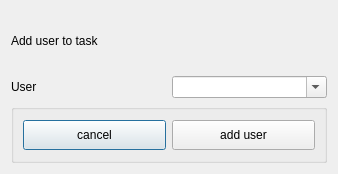
<?xml version="1.0" encoding="UTF-8"?>
<ui version="4.0">
 <class>UserTask</class>
 <widget class="QDialog" name="UserTask">
  <property name="windowModality">
   <enum>Qt::WindowModal</enum>
  </property>
  <property name="geometry">
   <rect>
    <x>0</x>
    <y>0</y>
    <width>338</width>
    <height>174</height>
   </rect>
  </property>
  <property name="font">
   <font>
    <family>Segoe UI</family>
    <pointsize>9</pointsize>
   </font>
  </property>
  <property name="windowTitle">
   <string>Add user to task</string>
  </property>
  <property name="modal">
   <bool>true</bool>
  </property>
  <layout class="QHBoxLayout" name="horizontalLayout_3">
   <item>
    <layout class="QVBoxLayout" name="verticalLayout">
     <item>
      <widget class="QLabel" name="label_taskList">
       <property name="text">
        <string>Add user to task</string>
       </property>
      </widget>
     </item>
     <item>
      <layout class="QHBoxLayout" name="horizontalLayout_2">
       <item>
        <widget class="QLabel" name="label">
         <property name="text">
          <string>User</string>
         </property>
        </widget>
       </item>
       <item>
        <widget class="QComboBox" name="comboBox_users">
         <property name="editable">
          <bool>true</bool>
         </property>
        </widget>
       </item>
      </layout>
     </item>
     <item>
      <widget class="QGroupBox" name="groupBox">
       <layout class="QHBoxLayout" name="horizontalLayout">
        <item>
         <widget class="QPushButton" name="pushButton_cancel">
          <property name="minimumSize">
           <size>
            <width>0</width>
            <height>30</height>
           </size>
          </property>
          <property name="text">
           <string>cancel</string>
          </property>
         </widget>
        </item>
        <item>
         <widget class="QPushButton" name="pushButton_addUser">
          <property name="minimumSize">
           <size>
            <width>0</width>
            <height>30</height>
           </size>
          </property>
          <property name="text">
           <string>add user</string>
          </property>
         </widget>
        </item>
       </layout>
      </widget>
     </item>
    </layout>
   </item>
  </layout>
 </widget>
 <resources/>
 <connections/>
</ui>
